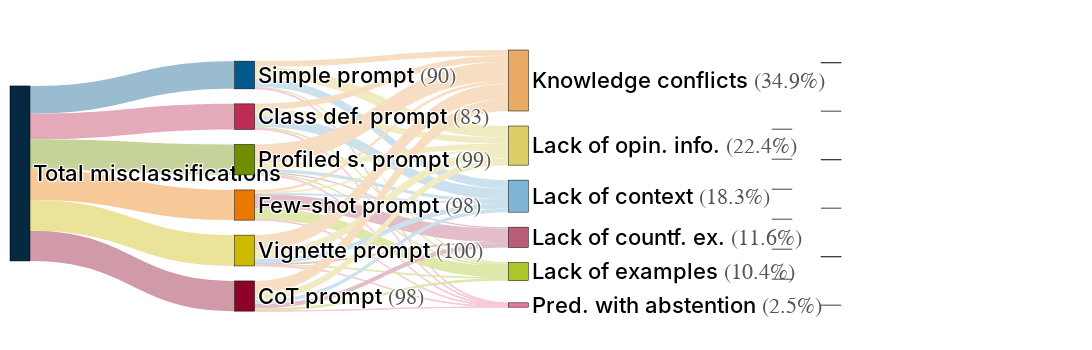

Notebook cell for this chart:
### Code cell
prompt_cases_dict_Gemini = {
    "Simple prompt": cases_Gemini_simple_df,
    "Class def. prompt": cases_Gemini_class_def_df,
    "Profiled s. prompt": cases_Gemini_profiled_simple_df,
    "Few-shot prompt": cases_Gemini_few_shot_df,
    "Vignette prompt": cases_Gemini_vignette_df,
    "CoT prompt": cases_Gemini_cot_df
}

prompt_reasons_dict_Gemini = {
    "Simple prompt": main_reasons_Gemini_simple_df,
    "Class def. prompt": main_reasons_Gemini_class_def_df,
    "Profiled s. prompt": main_reasons_Gemini_profiled_simple_df,
    "Few-shot prompt": main_reasons_Gemini_few_shot_df,
    "Vignette prompt": main_reasons_Gemini_vignette_df,
    "CoT prompt": main_reasons_Gemini_cot_df
}

plot_global_misclassification_sankey("Gemini", prompt_cases_dict_Gemini, prompt_reasons_dict_Gemini)

### Figure 1 — Plotly figure (JSON) as saved in the notebook; plotly's stock layout.template omitted (floating-point values rounded to 4 significant figures)
{"data": [{"arrangement": "snap", "link": {"color": ["rgb(154, 188, 209)", "rgb(229, 170, 186)", "rgb(197, 210, 153)", "rgb(247, 201, 153)", "rgb(234, 227, 153)", "rgb(209, 154, 168)", "rgba(255,255,255,0)", "rgba(255,255,255,0)", "rgba(255,255,255,0)", "rgba(255,255,255,0)", "rgba(255,255,255,0)", "rgba(255,255,255,0)", "rgb(247, 221, 193)", "rgb(203, 225, 238)", "rgb(221, 232, 169)", "rgb(240, 235, 193)", "rgb(247, 200, 217)", "rgb(247, 221, 193)", "rgb(203, 225, 238)", "rgb(221, 232, 169)", "rgb(240, 235, 193)", "rgb(247, 200, 217)", "rgb(247, 221, 193)", "rgb(203, 225, 238)", "rgb(227, 190, 200)", "rgb(221, 232, 169)", "rgb(240, 235, 193)", "rgb(247, 200, 217)", "rgb(247, 221, 193)", "rgb(203, 225, 238)", "rgb(227, 190, 200)", "rgb(221, 232, 169)", "rgb(240, 235, 193)", "rgb(247, 200, 217)", "rgb(247, 221, 193)", "rgb(203, 225, 238)", "rgb(227, 190, 200)", "rgb(221, 232, 169)", "rgb(240, 235, 193)", "rgb(247, 200, 217)", "rgb(247, 221, 193)", "rgb(203, 225, 238)", "rgb(227, 190, 200)", "rgb(221, 232, 169)", "rgb(240, 235, 193)", "rgb(247, 200, 217)", "rgba(0,0,0,0)", "rgba(0,0,0,0)", "rgba(0,0,0,0)", "rgba(0,0,0,0)", "rgba(0,0,0,0)", "rgba(0,0,0,0)"], "source": [0, 0, 0, 0, 0, 0, 7, 9, 11, 13, 15, 17, 1, 1, 1, 1, 1, 2, 2, 2, 2, 2, 3, 3, 3, 3, 3, 3, 4, 4, 4, 4, 4, 4, 5, 5, 5, 5, 5, 5, 6, 6, 6, 6, 6, 6, 7, 9, 11, 13, 15, 17], "target": [1, 2, 3, 4, 5, 6, 8, 10, 12, 14, 16, 18, 7, 11, 15, 9, 17, 7, 11, 15, 9, 17, 7, 11, 13, 15, 9, 17, 7, 11, 13, 15, 9, 17, 7, 11, 13, 15, 9, 17, 7, 11, 13, 15, 9, 17, 19, 20, 21, 22, 23, 24], "value": [90, 83, 99, 98, 100, 98, 1e-06, 1e-06, 1e-06, 1e-06, 1e-06, 1e-06, 19, 27, 4, 37, 3, 19, 35, 6, 20, 3, 62, 10, 4, 2, 18, 3, 9, 3, 45, 37, 2, 2, 49, 17, 2, 2, 28, 2, 40, 12, 15, 8, 22, 1, 1e-10, 1e-10, 1e-10, 1e-10, 1e-10, 1e-10]}, "node": {"color": ["#042940", "#03588C", "#BF2C53", "#6F8F00", "#EB7801", "#CCB900", "#8C0327", "#EBAA64", "rgba(0,0,0,0)", "#DACE65", "rgba(0,0,0,0)", "#7EB5D6", "rgba(0,0,0,0)", "#BA5D77", "rgba(0,0,0,0)", "#AAC72A", "rgba(0,0,0,0)", "#ED77A0", "rgba(0,0,0,0)", "rgba(0,0,0,0)", "rgba(0,0,0,0)", "rgba(0,0,0,0)", "rgba(0,0,0,0)", "rgba(0,0,0,0)", "rgba(0,0,0,0)"], "label": ["Total misclassifications", "Simple prompt <span style='color:#555; font-weight:normal;'>(90)</span>", "Class def. prompt <span style='color:#555; font-weight:normal;'>(83)</span>", "Profiled s. prompt <span style='color:#555; font-weight:normal;'>(99)</span>", "Few-shot prompt <span style='color:#555; font-weight:normal;'>(98)</span>", "Vignette prompt <span style='color:#555; font-weight:normal;'>(100)</span>", "CoT prompt <span style='color:#555; font-weight:normal;'>(98)</span>", "Knowledge conflicts <span style='color:#555; font-weight:normal;'>(34.9%)</span>", "", "Lack of opin. info. <span style='color:#555; font-weight:normal;'>(22.4%)</span>", "", "Lack of context <span style='color:#555; font-weight:normal;'>(18.3%)</span>", "", "Lack of countf. ex. <span style='color:#555; font-weight:normal;'>(11.6%)</span>", "", "Lack of examples <span style='color:#555; font-weight:normal;'>(10.4%)</span>", "", "Pred. with abstention <span style='color:#555; font-weight:normal;'>(2.5%)</span>", "", "", "", "", "", "", ""], "line": {"color": "black", "width": 0.5}, "pad": 15, "thickness": 20, "x": [0.0, 0.3, 0.3, 0.3, 0.3, 0.3, 0.3, 0.65, null, 0.65, null, 0.65, null, 0.65, null, 0.65, null, 0.65, null, 1.05, 1.05, 1.05, 1.05, 1.05, 1.05], "y": [0.5, 0.1, 0.26, 0.42, 0.58, 0.74, 0.9, 0.05, null, 0.244, null, 0.438, null, 0.632, null, 0.826, null, 1.02, null, 0.05, 0.244, 0.438, 0.632, 0.826, 1.02]}, "type": "sankey"}], "layout": {"font": {"size": 22, "color": "black", "family": "Times New Roman", "weight": 549}, "margin": {"t": 50, "l": 10, "r": 300, "b": 50}, "height": 350, "width": 1300}}
